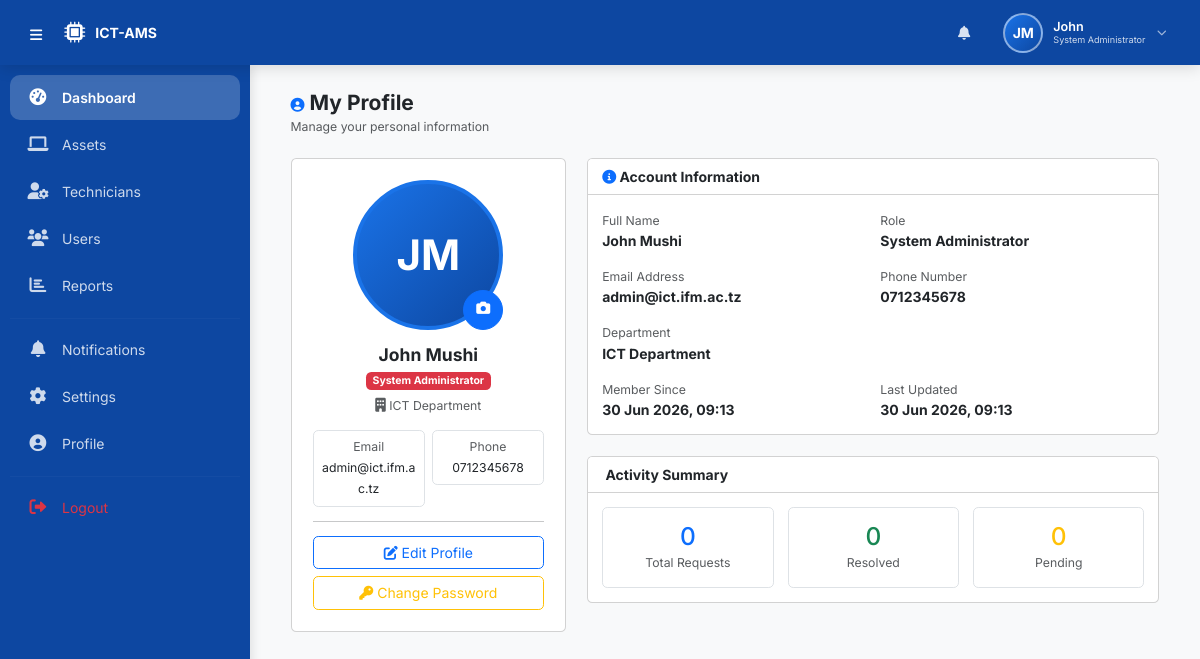
/public/profile/index.php (signed in), run on the app's committed database.
### tables this page shows
CREATE TABLE users (
    user_id INT PRIMARY KEY AUTO_INCREMENT,
    first_name VARCHAR(50) NOT NULL,
    last_name VARCHAR(50) NOT NULL,
    email VARCHAR(100) UNIQUE NOT NULL,
    phone VARCHAR(20) NOT NULL,
    password VARCHAR(255) NOT NULL,
    role ENUM('System Administrator', 'ICT Technician', 'Staff') NOT NULL,
    department VARCHAR(100),
    created_at TIMESTAMP DEFAULT CURRENT_TIMESTAMP,
    updated_at TIMESTAMP DEFAULT CURRENT_TIMESTAMP ON UPDATE CURRENT_TIMESTAMP
);

### public/includes/profile_helper.php (called while the page is built, shortened)
<?php
function getUserProfile($user_id) {
    $db = getDB();
    $stmt = $db->prepare("SELECT *, CONCAT(first_name, ' ', last_name) as full_name FROM users WHERE user_id = ?");
    $stmt->execute([$user_id]);
    return $stmt->fetch();
}
function getProfilePicture($user_id) {
    $db = getDB();
    $stmt = $db->prepare("SELECT profile_picture FROM users WHERE user_id = ?");
    $stmt->execute([$user_id]);
    $result = $stmt->fetch();
    return BASE_URL . 'assets/images/default-avatar.png';
}
function getUserInitials($user_id) {
    $db = getDB();
    $stmt = $db->prepare("SELECT first_name, last_name FROM users WHERE user_id = ?");
    $stmt->execute([$user_id]);
    $user = $stmt->fetch();
    if ($user) {
        $first = substr($user['first_name'] ?? 'U', 0, 1);
        $last = substr($user['last_name'] ?? 'N', 0, 1);
        return strtoupper($first . $last);
    }
    return 'UN';
}
?>

### public/includes/settings_helper.php (called while the page is built, shortened)
<?php
function getUserSettings($user_id) {
    $db = getDB();
    $stmt = $db->prepare("SELECT * FROM user_settings WHERE user_id = ?");
    $stmt->execute([$user_id]);
    $settings = $stmt->fetch();
    return $settings;
}
?>

### includes/functions.php (called while the page is built, shortened)
<?php
function formatDate($date) {
    return date('d M Y, H:i', strtotime($date));
}
?>

### public/profile/index.php (the view, shortened to what this page needs)
<?php
require_once __DIR__ . '/../../includes/functions.php';
require_once __DIR__ . '/../includes/settings_helper.php';
require_once __DIR__ . '/../includes/profile_helper.php';
$user_id = $_SESSION['user_id'];
$user = getUserProfile($user_id);
include __DIR__ . '/../includes/header.php';
?>
<div class="container-fluid">
    <div class="d-flex justify-content-between align-items-center mb-4">
        <div>
            <h4 class="fw-bold mb-0"><i class="fas fa-user-circle text-primary"></i> My Profile</h4>
            <small class="text-muted">Manage your personal information</small>
        </div>
    </div>
    <div class="row g-4">
        <div class="col-xl-4 col-lg-5 col-md-12">
            <div class="card">
                <div class="card-body text-center p-4">
                    <div class="position-relative d-inline-block mb-3">
                        <?php if (file_exists(__DIR__ . '/../../assets/uploads/profiles/' . $user['profile_picture']) && $user['profile_picture']): ?>
                            <img src="<?php echo $profile_picture; ?>"
                                 alt="Profile Picture"
                                 class="rounded-circle img-fluid"
                                 style="width: 150px; height: 150px; object-fit: cover; border: 4px solid #1a73e8;">
                        <?php else: ?>
                            <div class="rounded-circle d-flex align-items-center justify-content-center mx-auto"
                                 style="width: 150px; height: 150px; background: linear-gradient(135deg, #1a73e8, #0d47a1); color: white; font-size: 3rem; font-weight: bold; border: 4px solid #1a73e8;">
                                <?php echo $initials; ?>
                            </div>
                        <?php endif; ?>
                        <button class="btn btn-primary btn-sm rounded-circle position-absolute bottom-0 end-0"
                                style="width: 40px; height: 40px;"
                                data-bs-toggle="modal"
                                data-bs-target="#uploadPictureModal"
                                title="Change Profile Picture">
                            <i class="fas fa-camera"></i>
                        </button>
                    </div>
                    <h5 class="fw-bold mb-1"><?php echo htmlspecialchars($user['full_name']); ?></h5>
                    <p class="text-muted mb-2">
                        <span class="badge bg-<?php echo $user['role'] === 'System Administrator' ? 'danger' : ($user['role'] === 'ICT Technician' ? 'warning' : 'info'); ?>">
                            <?php echo $user['role']; ?>
                        </span>
                    </p>
                    <p class="text-muted small mb-3">
                        <i class="fas fa-building"></i> <?php echo htmlspecialchars($user['department'] ?? 'N/A'); ?>
                    </p>
                    <div class="row g-2">
                        <div class="col-6">
                            <div class="border rounded p-2">
                                <small class="text-muted d-block">Email</small>
                                <small><?php echo htmlspecialchars($user['email']); ?></small>
                            </div>
                        </div>
                        <div class="col-6">
                            <div class="border rounded p-2">
                                <small class="text-muted d-block">Phone</small>
                                <small><?php echo htmlspecialchars($user['phone']); ?></small>
                            </div>
                        </div>
                    </div>
                    <hr>
                    <div class="d-grid gap-2">
                        <button class="btn btn-outline-primary" data-bs-toggle="modal" data-bs-target="#editProfileModal">
                            <i class="fas fa-edit"></i> Edit Profile
                        </button>
                        <button class="btn btn-outline-warning" data-bs-toggle="modal" data-bs-target="#changePasswordModal">
                            <i class="fas fa-key"></i> Change Password
                        </button>
                    </div>
                </div>
            </div>
        </div>
        <div class="col-xl-8 col-lg-7 col-md-12">
            <div class="card mb-4">
                <div class="card-header bg-white fw-bold">
                    <i class="fas fa-info-circle text-primary"></i> Account Information
                </div>
                <div class="card-body">
                    <div class="row g-3">
                        <div class="col-md-6">
                            <label class="text-muted small">Full Name</label>
                            <p class="fw-bold mb-0"><?php echo htmlspecialchars($user['full_name']); ?></p>
                        </div>
                        <div class="col-md-6">
                            <label class="text-muted small">Role</label>
                            <p class="fw-bold mb-0"><?php echo $user['role']; ?></p>
                        </div>
                        <div class="col-md-6">
                            <label class="text-muted small">Email Address</label>
                            <p class="fw-bold mb-0"><?php echo htmlspecialchars($user['email']); ?></p>
                        </div>
                        <div class="col-md-6">
                            <label class="text-muted small">Phone Number</label>
                            <p class="fw-bold mb-0"><?php echo htmlspecialchars($user['phone']); ?></p>
                        </div>
                        <div class="col-md-12">
                            <label class="text-muted small">Department</label>
                            <p class="fw-bold mb-0"><?php echo htmlspecialchars($user['department'] ?? 'N/A'); ?></p>
                        </div>
                        <div class="col-md-6">
                            <label class="text-muted small">Member Since</label>
                            <p class="fw-bold mb-0"><?php echo formatDate($user['created_at']); ?></p>
                        </div>
                        <div class="col-md-6">
                            <label class="text-muted small">Last Updated</label>
                            <p class="fw-bold mb-0"><?php echo formatDate($user['updated_at']); ?></p>
                        </div>
                    </div>
                </div>
            </div>
            <div class="card">
                <div class="card-header bg-white fw-bold">
                    <i class="fas fa-chart-simple text-success"></i> Activity Summary
                </div>
                <div class="card-body">
                    <div class="row g-3">
                        <div class="col-md-4">
                            <div class="border rounded p-3 text-center">
                                <h3 class="text-primary mb-0">
                                    <?php
                                    $db = getDB();
                                    $stmt = $db->prepare("SELECT COUNT(*) as count FROM maintenance_requests WHERE reported_by = ?");
                                    $stmt->execute([$user_id]);
                                    echo $stmt->fetch()['count'] ?? 0;
                                    ?>
                                </h3>
                                <small class="text-muted">Total Requests</small>
                            </div>
                        </div>
                        <div class="col-md-4">
                            <div class="border rounded p-3 text-center">
                                <h3 class="text-success mb-0">
                                    <?php
                                    $stmt = $db->prepare("SELECT COUNT(*) as count FROM maintenance_requests WHERE reported_by = ? AND status = 'Resolved'");
                                    $stmt->execute([$user_id]);
                                    echo $stmt->fetch()['count'] ?? 0;
                                    ?>
                                </h3>
                                <small class="text-muted">Resolved</small>
                            </div>
                        </div>
                        <div class="col-md-4">
                            <div class="border rounded p-3 text-center">
                                <h3 class="text-warning mb-0">
                                    <?php
                                    $stmt = $db->prepare("SELECT COUNT(*) as count FROM maintenance_requests WHERE reported_by = ? AND status IN ('Pending', 'Assigned', 'In Progress')");
                                    $stmt->execute([$user_id]);
                                    echo $stmt->fetch()['count'] ?? 0;
                                    ?>
                                </h3>
                                <small class="text-muted">Pending</small>
                            </div>
                        </div>
                    </div>
                </div>
            </div>
        </div>
    </div>
</div>
<?php include __DIR__ . '/../includes/footer.php'; ?>

### public/includes/header.php (shortened to what this page needs)
<?php
require_once __DIR__ . '/../../includes/functions.php';
require_once __DIR__ . '/profile_helper.php';
require_once __DIR__ . '/settings_helper.php';
$settings = getUserSettings($_SESSION['user_id']);
$current_page = basename($_SERVER['PHP_SELF']);
$user_id = $_SESSION['user_id'];
$first_name = $_SESSION['first_name'] ?? 'User';
$last_name = $_SESSION['last_name'] ?? '';
$role = $_SESSION['role'] ?? 'Staff';
$profile_picture = getProfilePicture($user_id);
$initials = getUserInitials($user_id);
$full_name = trim($first_name . ' ' . $last_name);
$sidebar_collapsed = isset($settings['sidebar_collapsed']) ? (int)$settings['sidebar_collapsed'] : 0;
?>
<!DOCTYPE html>
<html lang="en">
<head>
    <link href="https://cdn.jsdelivr.net/npm/bootstrap@5.3.0-alpha1/dist/css/bootstrap.min.css" rel="stylesheet">
    <link rel="stylesheet" href="https://cdnjs.cloudflare.com/ajax/libs/font-awesome/6.0.0-beta3/css/all.min.css">
</head>
<body>
<header class="top-header">
    <div class="header-left">
        <button class="hamburger-btn" onclick="toggleSidebar()" id="hamburgerBtn" aria-label="Toggle sidebar">
            <i class="fas fa-bars"></i>
        </button>
        <a href="<?php echo BASE_URL; ?>public/<?php echo strtolower($role); ?>/" class="brand">
            <i class="fas fa-microchip"></i>
            <span class="brand-text"><?php echo APP_SHORT; ?></span>
        </a>
    </div>
    <div class="header-right">
        <div class="dropdown">
            <button class="btn-notification" id="notificationBell" data-bs-toggle="dropdown" aria-expanded="false" title="Notifications">
                <i class="fas fa-bell"></i>
            </button>
        </div>
        <div class="user-avatar-wrapper dropdown" data-bs-toggle="dropdown" aria-expanded="false">
            <div class="avatar-circle <?php echo !empty($profile_picture) ? 'has-image' : ''; ?>">
                <?php if (!empty($profile_picture) && file_exists(__DIR__ . '/../../assets/uploads/profiles/' . basename($profile_picture))): ?>
                    <img src="<?php echo $profile_picture; ?>" alt="<?php echo $full_name; ?>">
                <?php else: ?>
                    <?php echo $initials; ?>
                <?php endif; ?>
            </div>
            <div class="user-info-text">
                <span class="user-name"><?php echo $first_name; ?></span>
                <span class="user-role"><?php echo $role; ?></span>
            </div>
            <i class="fas fa-chevron-down dropdown-arrow"></i>
        </div>
    </div>
</header>
<nav class="sidebar-wrapper <?php echo $sidebar_collapsed ? 'collapsed' : ''; ?>" id="sidebarWrapper">
    <div class="sidebar-nav">
        <?php
        $nav_items = [];
        if ($role === 'System Administrator') {
            $nav_items = [
                ['url' => '../admin/index.php', 'icon' => 'fa-tachometer-alt', 'label' => 'Dashboard'],
                ['url' => '../admin/assets.php', 'icon' => 'fa-laptop', 'label' => 'Assets'],
                ['url' => '../admin/technicians.php', 'icon' => 'fa-user-cog', 'label' => 'Technicians'],
                ['url' => '../admin/users.php', 'icon' => 'fa-users', 'label' => 'Users'],
                ['url' => '../admin/reports.php', 'icon' => 'fa-chart-bar', 'label' => 'Reports'],
                ];
        }
        $nav_items[] = ['divider' => true];
        $nav_items[] = ['url' => '../notifications/', 'icon' => 'fa-bell', 'label' => 'Notifications'];
        $nav_items[] = ['url' => '../settings/', 'icon' => 'fa-cog', 'label' => 'Settings'];
        $nav_items[] = ['url' => '../profile/', 'icon' => 'fa-user-circle', 'label' => 'Profile'];
        $nav_items[] = ['divider' => true];
        $nav_items[] = ['url' => '../../logout.php', 'icon' => 'fa-sign-out-alt', 'label' => 'Logout', 'class' => 'text-danger'];
        $base_path = '';
        if ($role === 'System Administrator') $base_path = 'admin/';
        elseif ($role === 'ICT Technician') $base_path = 'technician/';
        elseif ($role === 'Staff') $base_path = 'staff/';
        foreach ($nav_items as $item) {
            if (isset($item['divider'])) {
                echo '<hr style="border-color: rgba(255,255,255,0.1); margin: 8px 0;">';
                continue;
            }
            $url = $item['url'];
            $icon = $item['icon'];
            $label = $item['label'];
            $class = $item['class'] ?? '';
            $is_active = false;
            if (strpos($url, $base_path) !== false) {
                $page = basename($url);
                if ($page === $current_page) {
                    $is_active = true;
                }
            }
            $active_class = $is_active ? 'active' : '';
            $tooltip = $label;
            echo "<a href='{$url}' class='nav-item {$active_class} {$class}' data-tooltip='{$tooltip}'>
                    <i class='fas {$icon}'></i>
                    <span class='nav-label'>{$label}</span>
                  </a>";
        }
        ?>
    </div>
</nav>
<div class="main-content <?php echo $sidebar_collapsed ? 'expanded' : ''; ?>" id="mainContent">

### data on the page
users: initials "JM", role "System Administrator", department "ICT Department", email "admin@ict.ifm.ac.tz", phone "0712345678", created_at "30 Jun 2026, 09:13", updated_at "30 Jun 2026, 09:13"

### other printed values
APP_SHORT "ICT-AMS"
$first_name "John"
$role "System Administrator"
$label "Dashboard"
$label "Assets"
$label "Technicians"
$label "Users"
$label "Reports"
$label "Notifications"
$label "Settings"
$label "Profile"
$label "Logout"
$user['full_name'] "John Mushi"
$stmt->fetch()['count'] "0"
